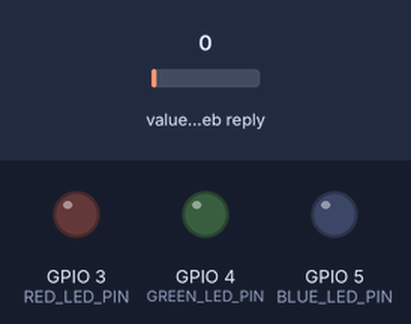
Recording of a program running on a simulated ESP32-C3. Shown: output pins drawn as LEDs (lit = HIGH). The inputs (shaded band) are chosen by the test bench; at power-on: value in the web reply 0. WiFi joins after 1.5 s; servers stay silent unless stated; web services answer with replies made up by the test bench; what the program prints to the serial monitor is not drawn.

Above: at 0.1 s.
Timing chart, 0 to 3.2 s (numbered marks = the images above):
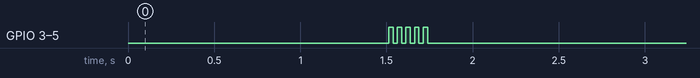

The program:

main.cpp
```cpp
#include <Arduino.h>
#include <HTTPClient.h>
#include "mywifi.h"
#include "myleds.h"

// WiFi Config
String SSID = "";
String PASSW = "";
bool wiFiSuccess = false;

String body = "api_key=L7AWAUAWUNCL3UFB";

void thinkSpeakClearChannelHTTP();
void thinkSpeakClearChannelHTTPS();

void setup() {
  setUpLeds();

  Serial.begin(115200);

  // Connect to WiFi
  wiFiSuccess = setupWiFi(Serial, SSID, PASSW);
  if (wiFiSuccess) {
    blinkOnboardLed();
  }
  Serial.println(wiFiSuccess ? "WIFI SUCCESS\n" : "WIFI FAILURE\n");

  Serial.println("thinkSpeakClearChannelHTTP()");
  thinkSpeakClearChannelHTTP();
  delay(2000);
  Serial.println("\nthinkSpeakClearChannelHTTPS()");
  thinkSpeakClearChannelHTTPS();
}

void loop() {
  // Do nothing
}


void thinkSpeakClearChannelHTTP() {
  // Server, file and port
  char hostname[] = "api.thingspeak.com";
  String uri = "/channels/2911250/feeds.json";

  // WiFi client
  WiFiClient client;

  // Connect to server
  Serial.println("Connecting to " + String(hostname));
  if (client.connect(hostname, 80, 1000) == 0) {
    Serial.println("Connection failed");
  } else {
    // Send request for file
    client.println(
      "DELETE " + uri + " HTTP/1.1\n" +
      "Host: " + hostname + "\n" +
      "Content-Type: application/x-www-form-urlencoded\n" +
      "Content-Length: " + String(body.length()) + "\n" +
      "Connection: close\n\n" +
      body + "\n"
    );
    delay(500);

    // Print reply from server
    while (client.available()) {
      Serial.print(client.readStringUntil('\r'));
    }

    // Close TCP connection
    client.stop();
    Serial.println();
    Serial.println("Connection closed");
  }
}

void thinkSpeakClearChannelHTTPS() {
  String URL = "https://api.thingspeak.com/channels/2911250/feeds.json";

  WiFiClientSecure client;
  client.setInsecure();

  HTTPClient https;
  if (!https.begin(client, URL)) {
    Serial.println("Connection failed");
  } else {
    https.addHeader("Content-Type", "application/x-www-form-urlencoded");
    https.addHeader("Content-Length", String(body.length()));

    byte responseCode = https.sendRequest("DELETE", body);
    if (responseCode <= 0) {
      Serial.println("FAILURE " + String(responseCode));
    } else {
      Serial.println(String(responseCode) + " " + https.getString());
    }
  }
}
```

myleds.cpp
```cpp
#include "myleds.h"

#define RED_LED_PIN 3
#define GREEN_LED_PIN 4
#define BLUE_LED_PIN 5
int pins[] = { RED_LED_PIN, GREEN_LED_PIN, BLUE_LED_PIN };

void setUpLeds() {
  for (int j = 0; j < 3; j += 1) {
    pinMode(pins[j], OUTPUT);
  }
}

void blinkOnboardLed() {
    for (int i = 0; i < 10; i += 1) {
      for (int j = 0; j < 3; j += 1) {
        digitalWrite(pins[j], !digitalRead(pins[j]));
      }
      delay(25);
    }
}
```

myleds.h
```cpp
#ifndef MYLEDS_H
#define MYLEDS_H
#include <Arduino.h>

void setUpLeds();
void blinkOnboardLed();

#endif
```

mywifi.cpp
```cpp
#include "mywifi.h"

bool setupWiFi(HardwareSerial &serial, String SSID, String PASSW) {
  // Connect to WiFi
  serial.println("\nConnecting to " + SSID);
  WiFi.begin(SSID, PASSW);

  // while (WiFi.status() != WL_CONNECTED) {
  for (int i = 0; i < 20 && WiFi.status() != WL_CONNECTED; i += 1) {
    delay(500);
    serial.print(".");
  }

  if (WiFi.status() == WL_CONNECTED) {
    // Show that we are connected
    serial.println("\nConnected " + String(WiFi.status()));
    serial.print("SSID: ");
    serial.println(WiFi.SSID());
    serial.print("localIP: ");
    serial.println(WiFi.localIP());
    serial.print("macAddress: ");
    serial.println(WiFi.macAddress());
    serial.print("subnetMask: ");
    serial.println(WiFi.subnetMask());
    serial.print("gatewayIP: ");
    serial.println(WiFi.gatewayIP());
    serial.print("dnsIP: ");
    serial.println(WiFi.dnsIP());
    serial.print("broadcastIP: ");
    serial.println(WiFi.broadcastIP());
    serial.print("RSSI: ");
    serial.println(WiFi.RSSI());
    return true;
  } else {
    return false;
  }
}
```

mywifi.h
```cpp
#ifndef MYWIFI_H
#define MYWIFI_H
#include <Arduino.h>
#include <WiFi.h>

bool setupWiFi(HardwareSerial &serial, String SSID, String PASSW);

#endif
```
